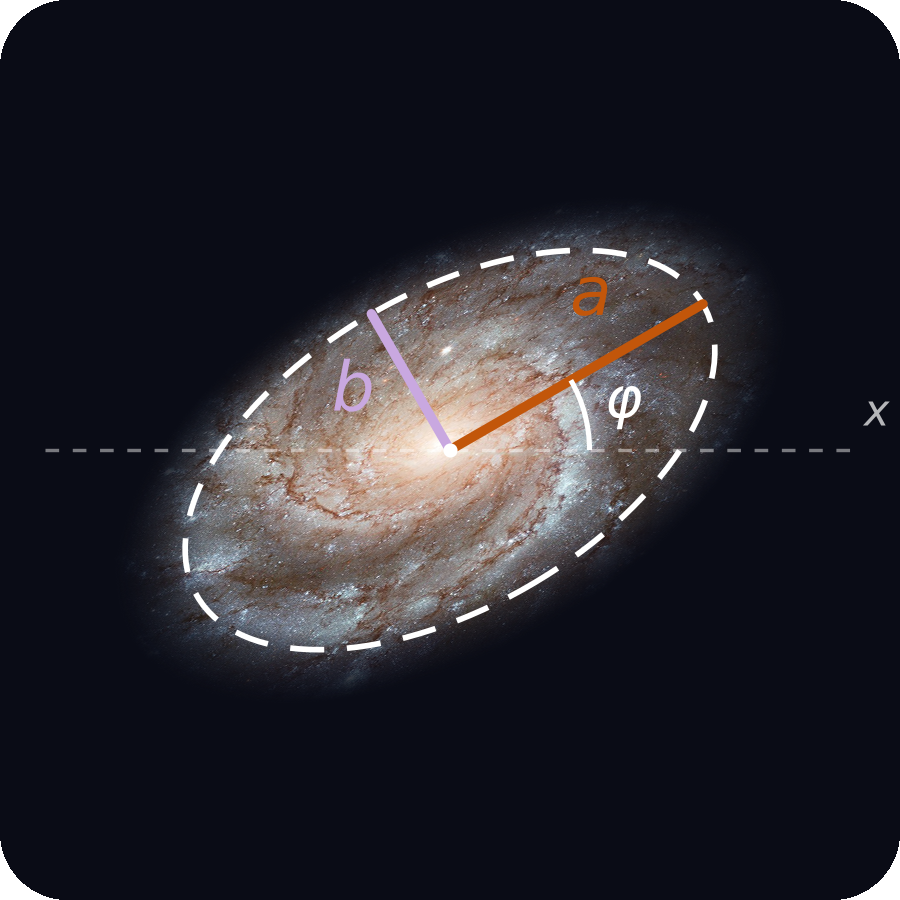

Here is the Python script that generated this plot:
#!/usr/bin/env python3
# ENV: shared
"""
A real galaxy seen as an ellipse, for the slide "From galaxy shapes to shear": the M101 cut-out of
galaxy_distortion.py (Hubble; Wikimedia Commons "File:M101 hires STScI-PRC2006-10a.jpg"), on the
same dark rounded tile, stretched by A = R(phi) diag(1 + s, 1 - s) R(-phi) so that it appears
elliptical, with its ellipse drawn over it: the semi-major axis a (orange), the semi-minor axis b
(lavender) and the position angle phi from the x axis.

Output (this directory): galaxy_ellipticity.png (transparent outside the tile)
"""

import io
import sys
from pathlib import Path

import numpy as np

HERE = Path(__file__).resolve().parent

ROOT = next(p for p in HERE.parents if (p / "_common.py").exists())
sys.path.insert(0, str(ROOT))
from _common import KW, cached_fetch, skip_if_built

OUT = "galaxy_ellipticity.png"
skip_if_built(HERE, OUT)

import matplotlib

matplotlib.use("Agg")
import matplotlib.pyplot as plt
from matplotlib.patches import Arc, Ellipse, FancyBboxPatch
from PIL import Image

SKY = (10, 12, 22)
LAVENDER = "#C9A8E0"
PHI, S = np.radians(30.0), 0.30            # position angle, stretch: a/b = 1.3/0.7
N = 900                                    # tile pixels

# the galaxy, cut and faded exactly as in galaxy_distortion.py
M101 = ("https://upload.wikimedia.org/wikipedia/commons/thumb/c/c5/"
        "M101_hires_STScI-PRC2006-10a.jpg/1920px-M101_hires_STScI-PRC2006-10a.jpg")
src = Image.open(io.BytesIO(cached_fetch(HERE / ".cache", "m101_1920", M101))).convert("RGB")
w, h = src.size
side = int(0.62 * min(w, h))
cx, cy = int(0.5 * w), int(0.52 * h)
src = src.crop((cx - side // 2, cy - side // 2, cx + side // 2, cy + side // 2))
G = int(0.64 * N)
gal = src.resize((G, G), Image.LANCZOS)
yy, xx = np.mgrid[0:G, 0:G]
r = np.hypot(xx - G / 2, yy - G / 2) / (G / 2)
gal.putalpha(Image.fromarray((255 * np.clip((1.0 - r) / 0.28, 0, 1) ** 1.5).astype(np.uint8)))

# stretch along phi (image y points down, so the angle is mirrored)
c, s_ = np.cos(-PHI), np.sin(-PHI)
R = np.array([[c, -s_], [s_, c]])
A = R @ np.diag([1 + S, 1 - S]) @ R.T
Ainv = np.linalg.inv(A)
off = np.array([G / 2, G / 2]) - Ainv @ np.array([N / 2, N / 2])
tile = Image.new("RGBA", (N, N), SKY + (255,))
tile.alpha_composite(gal.transform((N, N), Image.AFFINE,
                                   (Ainv[0, 0], Ainv[0, 1], off[0], Ainv[1, 0], Ainv[1, 1], off[1]),
                                   resample=Image.BICUBIC))

# the overlay, in tile units: the tile spans [-1, 1], the faded disc has radius R0 before the stretch
R0 = 0.78 * (G / 2) / (N / 2)
a, b = (1 + S) * R0, (1 - S) * R0
fig = plt.figure(figsize=(4.4, 4.4), dpi=N / 4.4)
ax = fig.add_axes([0, 0, 1, 1])
ax.set_xlim(-1, 1)
ax.set_ylim(-1, 1)
ax.set_aspect("equal")
ax.axis("off")
ax.imshow(np.asarray(tile.convert("RGB")), extent=(-1, 1, -1, 1), zorder=0)
clip = FancyBboxPatch((-1, -1), 2, 2, boxstyle="round,pad=0,rounding_size=0.15", transform=ax.transData,
                      fc="none", ec="none")
ax.add_patch(clip)
ax.images[0].set_clip_path(clip)

ax.plot([-0.9, 0.9], [0, 0], color="white", lw=1.2, alpha=0.45, ls=(0, (4, 4)), zorder=1)
ax.text(0.92, 0.03, "$x$", color="white", alpha=0.7, fontsize=15, ha="left", va="bottom")
ax.add_patch(Ellipse((0, 0), 2 * a, 2 * b, angle=np.degrees(PHI), fill=False, ec="white", lw=2.0,
                     ls=(0, (6, 4)), zorder=2))
ua = np.array([np.cos(PHI), np.sin(PHI)])
ub = np.array([-np.sin(PHI), np.cos(PHI)])
ax.plot([0, a * ua[0]], [0, a * ua[1]], color=KW, lw=3.4, solid_capstyle="round", zorder=3)
ax.plot([0, b * ub[0]], [0, b * ub[1]], color=LAVENDER, lw=3.4, solid_capstyle="round", zorder=3)
ax.text(*(0.62 * a * ua + 0.07 * ub), "$a$", color=KW, fontsize=24, ha="center", va="bottom",
        fontweight="bold", zorder=4)
ax.text(*(0.55 * b * ub - 0.08 * ua), "$b$", color=LAVENDER, fontsize=24, ha="right", va="center",
        zorder=4)
ax.add_patch(Arc((0, 0), 0.62, 0.62, theta1=0, theta2=np.degrees(PHI), color="white", lw=1.8,
                 zorder=3))
ax.text(0.40 * np.cos(PHI / 2), 0.40 * np.sin(PHI / 2), r"$\varphi$", color="white", fontsize=20,
        ha="center", va="center", zorder=4)
ax.plot(0, 0, "o", color="white", ms=4, zorder=4)

buf = io.BytesIO()
fig.savefig(buf, format="png", transparent=True, dpi=N / 4.4)
plt.close(fig)
im = Image.open(buf).convert("RGBA")
# round the tile corners, as on the previous slide
mask = Image.new("L", im.size, 0)
from PIL import ImageDraw

ImageDraw.Draw(mask).rounded_rectangle([0, 0, im.size[0] - 1, im.size[1] - 1], radius=int(0.075 * im.size[0]),
                                       fill=255)
im.putalpha(mask)
im.save(HERE / OUT)
print(f"wrote {OUT} {im.size}, e = (a - b)/(a + b) = {(a - b) / (a + b):.2f}")
